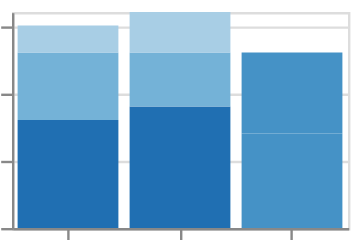

Describe this chart as a Vega-Lite specification.
### Vega-Lite specification from a JSON file in a GitHub repository (floating-point values rounded to 4 significant figures)
{"$schema": "https://vega.github.io/schema/vega-lite/v6.json", "padding": 5, "autosize": "none", "data": {"name": "table", "values": [{"c": "A", "g": "p", "x": 1, "y": 2, "v": 5, "t": "2024-01-15", "o": {"v": 3}, "IMDB Rating": 6.1, "d": "x1"}, {"c": "B", "g": "q", "x": 2, "y": 4, "v": 9, "t": "2024-02-20", "o": {"v": 7}, "IMDB Rating": 7.4, "d": "x2"}, {"c": "A", "g": "q", "x": 3, "y": 3, "v": 2, "t": "2024-03-05", "o": {"v": 1}, "IMDB Rating": 5.2, "d": "x1"}, {"c": "C", "g": "p", "x": 4, "y": 6, "v": 7, "t": "2024-05-30", "o": {"v": 4}, "IMDB Rating": 8.8, "d": "x3"}, {"c": "B", "g": "p", "x": 5, "y": 5, "v": 4, "t": "2024-07-11", "o": {"v": 9}, "IMDB Rating": 6.9, "d": "x2"}, {"c": "C", "g": "q", "x": 6, "y": 8, "v": 6, "t": "2024-09-02", "o": {"v": 2}, "IMDB Rating": 7.7, "d": "x3"}, {"c": "A", "g": "p", "x": 7, "y": 7, "v": 8, "t": "2024-11-25", "o": {"v": 5}, "IMDB Rating": 4.4, "d": "x1"}, {"c": "B", "g": "q", "x": 8, "y": 9, "v": 3, "t": "2024-12-31", "o": {"v": 8}, "IMDB Rating": 9.1, "d": "x2"}]}, "width": 140, "height": 90, "mark": "bar", "encoding": {"x": {"field": "c", "type": "nominal"}, "y": {"field": "v", "type": "quantitative"}, "color": {"field": "v", "type": "quantitative", "scale": {"type": "quantize", "scheme": {"name": "blues", "count": 4}}}}}
